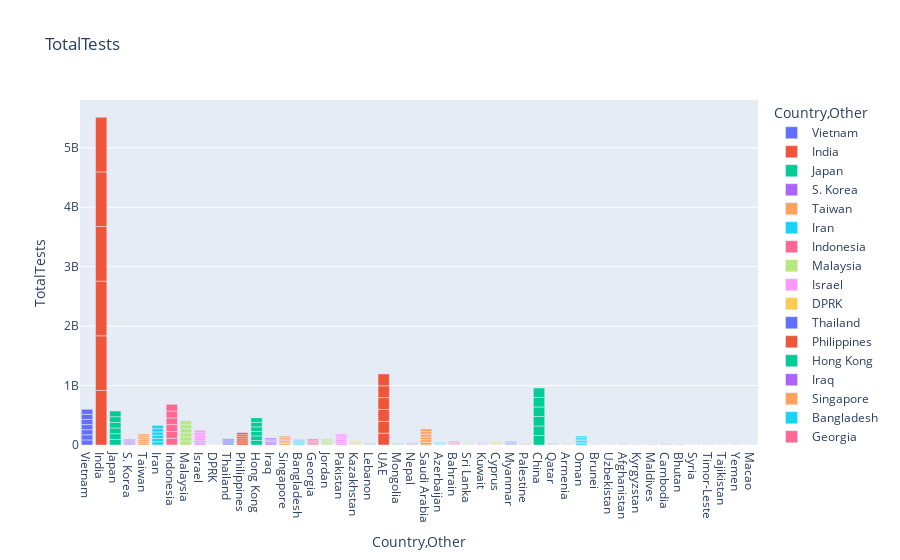

Notebook code cell kept with this figure:
### Markdown cell above
Từ biểu đồ trên, mối tương quan giữa biến NewCases với biến TotalCases là tuyến tính, với số ca nhiễm mới cao nhất là ở các nước: Taiwan, S.Korea và Japan

### Code cell
#total test in asia countries with bar chart
fig = px.bar(df_asia, x='Country,Other', y='TotalTests', color='Country,Other', title='TotalTests')
fig.show()

### Figure 1 — Plotly figure (JSON) as saved in the notebook; plotly's stock layout.template omitted (floating-point values rounded to 4 significant figures)
{"data": [{"alignmentgroup": "True", "hovertemplate": "Country,Other=%{x}<br>TotalTests=%{y}<extra></extra>", "legendgroup": "Vietnam", "marker": {"color": "#636efa", "pattern": {"shape": ""}}, "name": "Vietnam", "offsetgroup": "Vietnam", "orientation": "v", "showlegend": true, "textposition": "auto", "type": "bar", "x": ["Vietnam", "Vietnam", "Vietnam", "Vietnam", "Vietnam", "Vietnam", "Vietnam"], "xaxis": "x", "y": [85826548, 85826548, 85826548, 85826548, 85826548, 85826548, 85826548], "yaxis": "y"}, {"alignmentgroup": "True", "hovertemplate": "Country,Other=%{x}<br>TotalTests=%{y}<extra></extra>", "legendgroup": "India", "marker": {"color": "#EF553B", "pattern": {"shape": ""}}, "name": "India", "offsetgroup": "India", "orientation": "v", "showlegend": true, "textposition": "auto", "type": "bar", "x": ["India", "India", "India", "India", "India", "India"], "xaxis": "x", "y": [918535118, 918679922, 918794368, 918891634, 918992653, 919095823], "yaxis": "y"}, {"alignmentgroup": "True", "hovertemplate": "Country,Other=%{x}<br>TotalTests=%{y}<extra></extra>", "legendgroup": "Japan", "marker": {"color": "#00cc96", "pattern": {"shape": ""}}, "name": "Japan", "offsetgroup": "Japan", "orientation": "v", "showlegend": true, "textposition": "auto", "type": "bar", "x": ["Japan", "Japan", "Japan", "Japan", "Japan", "Japan"], "xaxis": "x", "y": [95014492, 95119322, 95253685, 95386077, 95481075, 95589075], "yaxis": "y"}, {"alignmentgroup": "True", "hovertemplate": "Country,Other=%{x}<br>TotalTests=%{y}<extra></extra>", "legendgroup": "S. Korea", "marker": {"color": "#ab63fa", "pattern": {"shape": ""}}, "name": "S. Korea", "offsetgroup": "S. Korea", "orientation": "v", "showlegend": true, "textposition": "auto", "type": "bar", "x": ["S. Korea", "S. Korea", "S. Korea", "S. Korea", "S. Korea", "S. Korea"], "xaxis": "x", "y": [15804065, 15804065, 15804065, 15804065, 15804065, 15804065], "yaxis": "y"}, {"alignmentgroup": "True", "hovertemplate": "Country,Other=%{x}<br>TotalTests=%{y}<extra></extra>", "legendgroup": "Taiwan", "marker": {"color": "#FFA15A", "pattern": {"shape": ""}}, "name": "Taiwan", "offsetgroup": "Taiwan", "orientation": "v", "showlegend": true, "textposition": "auto", "type": "bar", "x": ["Taiwan", "Taiwan", "Taiwan", "Taiwan", "Taiwan", "Taiwan"], "xaxis": "x", "y": [30742304, 30742304, 30742304, 30742304, 30742304, 30742304], "yaxis": "y"}, {"alignmentgroup": "True", "hovertemplate": "Country,Other=%{x}<br>TotalTests=%{y}<extra></extra>", "legendgroup": "Iran", "marker": {"color": "#19d3f3", "pattern": {"shape": ""}}, "name": "Iran", "offsetgroup": "Iran", "orientation": "v", "showlegend": true, "textposition": "auto", "type": "bar", "x": ["Iran", "Iran", "Iran", "Iran", "Iran", "Iran"], "xaxis": "x", "y": [55034937, 55034937, 55034937, 55034937, 55034937, 55034937], "yaxis": "y"}, {"alignmentgroup": "True", "hovertemplate": "Country,Other=%{x}<br>TotalTests=%{y}<extra></extra>", "legendgroup": "Indonesia", "marker": {"color": "#FF6692", "pattern": {"shape": ""}}, "name": "Indonesia", "offsetgroup": "Indonesia", "orientation": "v", "showlegend": true, "textposition": "auto", "type": "bar", "x": ["Indonesia", "Indonesia", "Indonesia", "Indonesia", "Indonesia", "Indonesia"], "xaxis": "x", "y": [114158919, 114158919, 114158919, 114158919, 114158919, 114158919], "yaxis": "y"}, {"alignmentgroup": "True", "hovertemplate": "Country,Other=%{x}<br>TotalTests=%{y}<extra></extra>", "legendgroup": "Malaysia", "marker": {"color": "#B6E880", "pattern": {"shape": ""}}, "name": "Malaysia", "offsetgroup": "Malaysia", "orientation": "v", "showlegend": true, "textposition": "auto", "type": "bar", "x": ["Malaysia", "Malaysia", "Malaysia", "Malaysia", "Malaysia", "Malaysia"], "xaxis": "x", "y": [68079467, 68088226, 68198303, 68217426, 68236549, 68255672], "yaxis": "y"}, {"alignmentgroup": "True", "hovertemplate": "Country,Other=%{x}<br>TotalTests=%{y}<extra></extra>", "legendgroup": "Israel", "marker": {"color": "#FF97FF", "pattern": {"shape": ""}}, "name": "Israel", "offsetgroup": "Israel", "orientation": "v", "showlegend": true, "textposition": "auto", "type": "bar", "x": ["Israel", "Israel", "Israel", "Israel", "Israel", "Israel"], "xaxis": "x", "y": [41373364, 41373364, 41373364, 41373364, 41373364, 41373364], "yaxis": "y"}, {"alignmentgroup": "True", "hovertemplate": "Country,Other=%{x}<br>TotalTests=%{y}<extra></extra>", "legendgroup": "DPRK", "marker": {"color": "#FECB52", "pattern": {"shape": ""}}, "name": "DPRK", "offsetgroup": "DPRK", "orientation": "v", "showlegend": true, "textposition": "auto", "type": "bar", "x": ["DPRK", "DPRK", "DPRK", "DPRK", "DPRK", "DPRK"], "xaxis": "x", "y": [0, 0, 0, 0, 0, 0], "yaxis": "y"}, {"alignmentgroup": "True", "hovertemplate": "Country,Other=%{x}<br>TotalTests=%{y}<extra></extra>", "legendgroup": "Thailand", "marker": {"color": "#636efa", "pattern": {"shape": ""}}, "name": "Thailand", "offsetgroup": "Thailand", "orientation": "v", "showlegend": true, "textposition": "auto", "type": "bar", "x": ["Thailand", "Thailand", "Thailand", "Thailand", "Thailand", "Thailand"], "xaxis": "x", "y": [17270775, 17270775, 17270775, 17270775, 17270775, 17270775], "yaxis": "y"}, {"alignmentgroup": "True", "hovertemplate": "Country,Other=%{x}<br>TotalTests=%{y}<extra></extra>", "legendgroup": "Philippines", "marker": {"color": "#EF553B", "pattern": {"shape": ""}}, "name": "Philippines", "offsetgroup": "Philippines", "orientation": "v", "showlegend": true, "textposition": "auto", "type": "bar", "x": ["Philippines", "Philippines", "Philippines", "Philippines", "Philippines", "Philippines"], "xaxis": "x", "y": [34584000, 34593073, 34603075, 34611586, 34621433, 34629611], "yaxis": "y"}, {"alignmentgroup": "True", "hovertemplate": "Country,Other=%{x}<br>TotalTests=%{y}<extra></extra>", "legendgroup": "Hong Kong", "marker": {"color": "#00cc96", "pattern": {"shape": ""}}, "name": "Hong Kong", "offsetgroup": "Hong Kong", "orientation": "v", "showlegend": true, "textposition": "auto", "type": "bar", "x": ["Hong Kong", "Hong Kong", "Hong Kong", "Hong Kong", "Hong Kong", "Hong Kong"], "xaxis": "x", "y": [76127725, 76127725, 76127725, 76127725, 76127725, 76127725], "yaxis": "y"}, {"alignmentgroup": "True", "hovertemplate": "Country,Other=%{x}<br>TotalTests=%{y}<extra></extra>", "legendgroup": "Iraq", "marker": {"color": "#ab63fa", "pattern": {"shape": ""}}, "name": "Iraq", "offsetgroup": "Iraq", "orientation": "v", "showlegend": true, "textposition": "auto", "type": "bar", "x": ["Iraq", "Iraq", "Iraq", "Iraq", "Iraq", "Iraq"], "xaxis": "x", "y": [19544451, 19544451, 19544451, 19544451, 19544451, 19544451], "yaxis": "y"}, {"alignmentgroup": "True", "hovertemplate": "Country,Other=%{x}<br>TotalTests=%{y}<extra></extra>", "legendgroup": "Singapore", "marker": {"color": "#FFA15A", "pattern": {"shape": ""}}, "name": "Singapore", "offsetgroup": "Singapore", "orientation": "v", "showlegend": true, "textposition": "auto", "type": "bar", "x": ["Singapore", "Singapore", "Singapore", "Singapore", "Singapore", "Singapore"], "xaxis": "x", "y": [24756666, 24756666, 24756666, 24756666, 24756666, 24756666], "yaxis": "y"}, {"alignmentgroup": "True", "hovertemplate": "Country,Other=%{x}<br>TotalTests=%{y}<extra></extra>", "legendgroup": "Bangladesh", "marker": {"color": "#19d3f3", "pattern": {"shape": ""}}, "name": "Bangladesh", "offsetgroup": "Bangladesh", "orientation": "v", "showlegend": true, "textposition": "auto", "type": "bar", "x": ["Bangladesh", "Bangladesh", "Bangladesh", "Bangladesh", "Bangladesh", "Bangladesh"], "xaxis": "x", "y": [15254399, 15254399, 15254399, 15254399, 15254399, 15254399], "yaxis": "y"}, {"alignmentgroup": "True", "hovertemplate": "Country,Other=%{x}<br>TotalTests=%{y}<extra></extra>", "legendgroup": "Georgia", "marker": {"color": "#FF6692", "pattern": {"shape": ""}}, "name": "Georgia", "offsetgroup": "Georgia", "orientation": "v", "showlegend": true, "textposition": "auto", "type": "bar", "x": ["Georgia", "Georgia", "Georgia", "Georgia", "Georgia", "Georgia"], "xaxis": "x", "y": [16920079, 16920079, 16920079, 16920079, 16920079, 16920079], "yaxis": "y"}, {"alignmentgroup": "True", "hovertemplate": "Country,Other=%{x}<br>TotalTests=%{y}<extra></extra>", "legendgroup": "Jordan", "marker": {"color": "#B6E880", "pattern": {"shape": ""}}, "name": "Jordan", "offsetgroup": "Jordan", "orientation": "v", "showlegend": true, "textposition": "auto", "type": "bar", "x": ["Jordan", "Jordan", "Jordan", "Jordan", "Jordan", "Jordan"], "xaxis": "x", "y": [17201885, 17201885, 17201885, 17201885, 17201885, 17201885], "yaxis": "y"}, {"alignmentgroup": "True", "hovertemplate": "Country,Other=%{x}<br>TotalTests=%{y}<extra></extra>", "legendgroup": "Pakistan", "marker": {"color": "#FF97FF", "pattern": {"shape": ""}}, "name": "Pakistan", "offsetgroup": "Pakistan", "orientation": "v", "showlegend": true, "textposition": "auto", "type": "bar", "x": ["Pakistan", "Pakistan", "Pakistan", "Pakistan", "Pakistan", "Pakistan"], "xaxis": "x", "y": [30570862, 30570862, 30570862, 30570862, 30570862, 30570862], "yaxis": "y"}, {"alignmentgroup": "True", "hovertemplate": "Country,Other=%{x}<br>TotalTests=%{y}<extra></extra>", "legendgroup": "Kazakhstan", "marker": {"color": "#FECB52", "pattern": {"shape": ""}}, "name": "Kazakhstan", "offsetgroup": "Kazakhstan", "orientation": "v", "showlegend": true, "textposition": "auto", "type": "bar", "x": ["Kazakhstan", "Kazakhstan", "Kazakhstan", "Kazakhstan", "Kazakhstan", "Kazakhstan"], "xaxis": "x", "y": [11575012, 11575012, 11575012, 11575012, 11575012, 11575012], "yaxis": "y"}, {"alignmentgroup": "True", "hovertemplate": "Country,Other=%{x}<br>TotalTests=%{y}<extra></extra>", "legendgroup": "Lebanon", "marker": {"color": "#636efa", "pattern": {"shape": ""}}, "name": "Lebanon", "offsetgroup": "Lebanon", "orientation": "v", "showlegend": true, "textposition": "auto", "type": "bar", "x": ["Lebanon", "Lebanon", "Lebanon", "Lebanon", "Lebanon", "Lebanon"], "xaxis": "x", "y": [4795578, 4795578, 4795578, 4795578, 4795578, 4795578], "yaxis": "y"}, {"alignmentgroup": "True", "hovertemplate": "Country,Other=%{x}<br>TotalTests=%{y}<extra></extra>", "legendgroup": "UAE", "marker": {"color": "#EF553B", "pattern": {"shape": ""}}, "name": "UAE", "offsetgroup": "UAE", "orientation": "v", "showlegend": true, "textposition": "auto", "type": "bar", "x": ["UAE", "UAE", "UAE", "UAE", "UAE", "UAE"], "xaxis": "x", "y": [199206191, 199223391, 199245666, 199266544, 199288108, 199309468], "yaxis": "y"}, {"alignmentgroup": "True", "hovertemplate": "Country,Other=%{x}<br>TotalTests=%{y}<extra></extra>", "legendgroup": "Mongolia", "marker": {"color": "#00cc96", "pattern": {"shape": ""}}, "name": "Mongolia", "offsetgroup": "Mongolia", "orientation": "v", "showlegend": true, "textposition": "auto", "type": "bar", "x": ["Mongolia", "Mongolia", "Mongolia", "Mongolia", "Mongolia", "Mongolia"], "xaxis": "x", "y": [4030048, 4030048, 4030048, 4030048, 4030048, 4030048], "yaxis": "y"}, {"alignmentgroup": "True", "hovertemplate": "Country,Other=%{x}<br>TotalTests=%{y}<extra></extra>", "legendgroup": "Nepal", "marker": {"color": "#ab63fa", "pattern": {"shape": ""}}, "name": "Nepal", "offsetgroup": "Nepal", "orientation": "v", "showlegend": true, "textposition": "auto", "type": "bar", "x": ["Nepal", "Nepal", "Nepal", "Nepal", "Nepal", "Nepal"], "xaxis": "x", "y": [6012867, 6013280, 6013666, 6013833, 6013947, 6013984], "yaxis": "y"}, {"alignmentgroup": "True", "hovertemplate": "Country,Other=%{x}<br>TotalTests=%{y}<extra></extra>", "legendgroup": "Saudi Arabia", "marker": {"color": "#FFA15A", "pattern": {"shape": ""}}, "name": "Saudi Arabia", "offsetgroup": "Saudi Arabia", "orientation": "v", "showlegend": true, "textposition": "auto", "type": "bar", "x": ["Saudi Arabia", "Saudi Arabia", "Saudi Arabia", "Saudi Arabia", "Saudi Arabia", "Saudi Arabia"], "xaxis": "x", "y": [45140040, 45144125, 45148294, 45151519, 45151519, 45151519], "yaxis": "y"}, {"alignmentgroup": "True", "hovertemplate": "Country,Other=%{x}<br>TotalTests=%{y}<extra></extra>", "legendgroup": "Azerbaijan", "marker": {"color": "#19d3f3", "pattern": {"shape": ""}}, "name": "Azerbaijan", "offsetgroup": "Azerbaijan", "orientation": "v", "showlegend": true, "textposition": "auto", "type": "bar", "x": ["Azerbaijan", "Azerbaijan", "Azerbaijan", "Azerbaijan", "Azerbaijan", "Azerbaijan"], "xaxis": "x", "y": [7522178, 7524850, 7526899, 7529191, 7530018, 7531433], "yaxis": "y"}, {"alignmentgroup": "True", "hovertemplate": "Country,Other=%{x}<br>TotalTests=%{y}<extra></extra>", "legendgroup": "Bahrain", "marker": {"color": "#FF6692", "pattern": {"shape": ""}}, "name": "Bahrain", "offsetgroup": "Bahrain", "orientation": "v", "showlegend": true, "textposition": "auto", "type": "bar", "x": ["Bahrain", "Bahrain", "Bahrain", "Bahrain", "Bahrain", "Bahrain"], "xaxis": "x", "y": [10735877, 10737695, 10739428, 10741126, 10742269, 10743440], "yaxis": "y"}, {"alignmentgroup": "True", "hovertemplate": "Country,Other=%{x}<br>TotalTests=%{y}<extra></extra>", "legendgroup": "Sri Lanka", "marker": {"color": "#B6E880", "pattern": {"shape": ""}}, "name": "Sri Lanka", "offsetgroup": "Sri Lanka", "orientation": "v", "showlegend": true, "textposition": "auto", "type": "bar", "x": ["Sri Lanka", "Sri Lanka", "Sri Lanka", "Sri Lanka", "Sri Lanka", "Sri Lanka"], "xaxis": "x", "y": [6486117, 6486117, 6486117, 6486117, 6486117, 6486117], "yaxis": "y"}, {"alignmentgroup": "True", "hovertemplate": "Country,Other=%{x}<br>TotalTests=%{y}<extra></extra>", "legendgroup": "Kuwait", "marker": {"color": "#FF97FF", "pattern": {"shape": ""}}, "name": "Kuwait", "offsetgroup": "Kuwait", "orientation": "v", "showlegend": true, "textposition": "auto", "type": "bar", "x": ["Kuwait", "Kuwait", "Kuwait", "Kuwait", "Kuwait", "Kuwait"], "xaxis": "x", "y": [8455743, 8455743, 8455743, 8455743, 8455743, 8455743], "yaxis": "y"}, {"alignmentgroup": "True", "hovertemplate": "Country,Other=%{x}<br>TotalTests=%{y}<extra></extra>", "legendgroup": "Cyprus", "marker": {"color": "#FECB52", "pattern": {"shape": ""}}, "name": "Cyprus", "offsetgroup": "Cyprus", "orientation": "v", "showlegend": true, "textposition": "auto", "type": "bar", "x": ["Cyprus", "Cyprus", "Cyprus", "Cyprus", "Cyprus", "Cyprus"], "xaxis": "x", "y": [9640118, 9640118, 9640118, 9640118, 9640118, 9640118], "yaxis": "y"}, {"alignmentgroup": "True", "hovertemplate": "Country,Other=%{x}<br>TotalTests=%{y}<extra></extra>", "legendgroup": "Myanmar", "marker": {"color": "#636efa", "pattern": {"shape": ""}}, "name": "Myanmar", "offsetgroup": "Myanmar", "orientation": "v", "showlegend": true, "textposition": "auto", "type": "bar", "x": ["Myanmar", "Myanmar", "Myanmar", "Myanmar", "Myanmar", "Myanmar"], "xaxis": "x", "y": [10047850, 10053350, 10057159, 10061205, 10064165, 10068417], "yaxis": "y"}, {"alignmentgroup": "True", "hovertemplate": "Country,Other=%{x}<br>TotalTests=%{y}<extra></extra>", "legendgroup": "Palestine", "marker": {"color": "#EF553B", "pattern": {"shape": ""}}, "name": "Palestine", "offsetgroup": "Palestine", "orientation": "v", "showlegend": true, "textposition": "auto", "type": "bar", "x": ["Palestine", "Palestine", "Palestine", "Palestine", "Palestine", "Palestine"], "xaxis": "x", "y": [3078533, 3078533, 3078533, 3078533, 3078533, 3078533], "yaxis": "y"}, {"alignmentgroup": "True", "hovertemplate": "Country,Other=%{x}<br>TotalTests=%{y}<extra></extra>", "legendgroup": "China", "marker": {"color": "#00cc96", "pattern": {"shape": ""}}, "name": "China", "offsetgroup": "China", "orientation": "v", "showlegend": true, "textposition": "auto", "type": "bar", "x": ["China", "China", "China", "China", "China", "China"], "xaxis": "x", "y": [160000000, 160000000, 160000000, 160000000, 160000000, 160000000], "yaxis": "y"}, {"alignmentgroup": "True", "hovertemplate": "Country,Other=%{x}<br>TotalTests=%{y}<extra></extra>", "legendgroup": "Qatar", "marker": {"color": "#ab63fa", "pattern": {"shape": ""}}, "name": "Qatar", "offsetgroup": "Qatar", "orientation": "v", "showlegend": true, "textposition": "auto", "type": "bar", "x": ["Qatar", "Qatar", "Qatar", "Qatar", "Qatar", "Qatar"], "xaxis": "x", "y": [4065369, 4065369, 4065369, 4065369, 4065369, 4065369], "yaxis": "y"}, {"alignmentgroup": "True", "hovertemplate": "Country,Other=%{x}<br>TotalTests=%{y}<extra></extra>", "legendgroup": "Armenia", "marker": {"color": "#FFA15A", "pattern": {"shape": ""}}, "name": "Armenia", "offsetgroup": "Armenia", "orientation": "v", "showlegend": true, "textposition": "auto", "type": "bar", "x": ["Armenia", "Armenia", "Armenia", "Armenia", "Armenia", "Armenia"], "xaxis": "x", "y": [3242901, 3242901, 3242901, 3242901, 3242901, 3242901], "yaxis": "y"}, {"alignmentgroup": "True", "hovertemplate": "Country,Other=%{x}<br>TotalTests=%{y}<extra></extra>", "legendgroup": "Oman", "marker": {"color": "#19d3f3", "pattern": {"shape": ""}}, "name": "Oman", "offsetgroup": "Oman", "orientation": "v", "showlegend": true, "textposition": "auto", "type": "bar", "x": ["Oman", "Oman", "Oman", "Oman", "Oman", "Oman"], "xaxis": "x", "y": [25000000, 25000000, 25000000, 25000000, 25000000, 25000000], "yaxis": "y"}, {"alignmentgroup": "True", "hovertemplate": "Country,Other=%{x}<br>TotalTests=%{y}<extra></extra>", "legendgroup": "Brunei", "marker": {"color": "#FF6692", "pattern": {"shape": ""}}, "name": "Brunei", "offsetgroup": "Brunei", "orientation": "v", "showlegend": true, "textposition": "auto", "type": "bar", "x": ["Brunei", "Brunei", "Brunei", "Brunei", "Brunei", "Brunei"], "xaxis": "x", "y": [717784, 717784, 717784, 717784, 717784, 717784], "yaxis": "y"}, {"alignmentgroup": "True", "hovertemplate": "Country,Other=%{x}<br>TotalTests=%{y}<extra></extra>", "legendgroup": "Uzbekistan", "marker": {"color": "#B6E880", "pattern": {"shape": ""}}, "name": "Uzbekistan", "offsetgroup": "Uzbekistan", "orientation": "v", "showlegend": true, "textposition": "auto", "type": "bar", "x": ["Uzbekistan", "Uzbekistan", "Uzbekistan", "Uzbekistan", "Uzbekistan", "Uzbekistan"], "xaxis": "x", "y": [1377915, 1377915, 1377915, 1377915, 1377915, 1377915], "yaxis": "y"}, {"alignmentgroup": "True", "hovertemplate": "Country,Other=%{x}<br>TotalTests=%{y}<extra></extra>", "legendgroup": "Afghanistan", "marker": {"color": "#FF97FF", "pattern": {"shape": ""}}, "name": "Afghanistan", "offsetgroup": "Afghanistan", "orientation": "v", "showlegend": true, "textposition": "auto", "type": "bar", "x": ["Afghanistan", "Afghanistan", "Afghanistan", "Afghanistan", "Afghanistan", "Afghanistan"], "xaxis": "x", "y": [1200009, 1200420, 1201044, 1201475, 1201744, 1202018], "yaxis": "y"}, {"alignmentgroup": "True", "hovertemplate": "Country,Other=%{x}<br>TotalTests=%{y}<extra></extra>", "legendgroup": "Kyrgyzstan", "marker": {"color": "#FECB52", "pattern": {"shape": ""}}, "name": "Kyrgyzstan", "offsetgroup": "Kyrgyzstan", "orientation": "v", "showlegend": true, "textposition": "auto", "type": "bar", "x": ["Kyrgyzstan", "Kyrgyzstan", "Kyrgyzstan", "Kyrgyzstan", "Kyrgyzstan", "Kyrgyzstan"], "xaxis": "x", "y": [1907195, 1907195, 1907195, 1907195, 1907195, 1907195], "yaxis": "y"}, {"alignmentgroup": "True", "hovertemplate": "Country,Other=%{x}<br>TotalTests=%{y}<extra></extra>", "legendgroup": "Maldives", "marker": {"color": "#636efa", "pattern": {"shape": ""}}, "name": "Maldives", "offsetgroup": "Maldives", "orientation": "v", "showlegend": true, "textposition": "auto", "type": "bar", "x": ["Maldives", "Maldives", "Maldives", "Maldives", "Maldives", "Maldives"], "xaxis": "x", "y": [2213831, 2213831, 2213831, 2213831, 2213831, 2213831], "yaxis": "y"}, {"alignmentgroup": "True", "hovertemplate": "Country,Other=%{x}<br>TotalTests=%{y}<extra></extra>", "legendgroup": "Cambodia", "marker": {"color": "#EF553B", "pattern": {"shape": ""}}, "name": "Cambodia", "offsetgroup": "Cambodia", "orientation": "v", "showlegend": true, "textposition": "auto", "type": "bar", "x": ["Cambodia", "Cambodia", "Cambodia", "Cambodia", "Cambodia", "Cambodia"], "xaxis": "x", "y": [3091420, 3091420, 3091420, 3091420, 3091420, 3091420], "yaxis": "y"}, {"alignmentgroup": "True", "hovertemplate": "Country,Other=%{x}<br>TotalTests=%{y}<extra></extra>", "legendgroup": "Bhutan", "marker": {"color": "#00cc96", "pattern": {"shape": ""}}, "name": "Bhutan", "offsetgroup": "Bhutan", "orientation": "v", "showlegend": true, "textposition": "auto", "type": "bar", "x": ["Bhutan", "Bhutan", "Bhutan", "Bhutan", "Bhutan", "Bhutan"], "xaxis": "x", "y": [2303734, 2303734, 2303734, 2303734, 2303734, 2303734], "yaxis": "y"}, {"alignmentgroup": "True", "hovertemplate": "Country,Other=%{x}<br>TotalTests=%{y}<extra></extra>", "legendgroup": "Syria", "marker": {"color": "#ab63fa", "pattern": {"shape": ""}}, "name": "Syria", "offsetgroup": "Syria", "orientation": "v", "showlegend": true, "textposition": "auto", "type": "bar", "x": ["Syria", "Syria", "Syria", "Syria", "Syria", "Syria"], "xaxis": "x", "y": [146269, 146269, 146269, 146269, 146269, 146269], "yaxis": "y"}, {"alignmentgroup": "True", "hovertemplate": "Country,Other=%{x}<br>TotalTests=%{y}<extra></extra>", "legendgroup": "Timor-Leste", "marker": {"color": "#FFA15A", "pattern": {"shape": ""}}, "name": "Timor-Leste", "offsetgroup": "Timor-Leste", "orientation": "v", "showlegend": true, "textposition": "auto", "type": "bar", "x": ["Timor-Leste", "Timor-Leste", "Timor-Leste", "Timor-Leste", "Timor-Leste", "Timor-Leste"], "xaxis": "x", "y": [278529, 278529, 278529, 278529, 278529, 278529], "yaxis": "y"}, {"alignmentgroup": "True", "hovertemplate": "Country,Other=%{x}<br>TotalTests=%{y}<extra></extra>", "legendgroup": "Tajikistan", "marker": {"color": "#19d3f3", "pattern": {"shape": ""}}, "name": "Tajikistan", "offsetgroup": "Tajikistan", "orientation": "v", "showlegend": true, "textposition": "auto", "type": "bar", "x": ["Tajikistan", "Tajikistan", "Tajikistan", "Tajikistan", "Tajikistan", "Tajikistan"], "xaxis": "x", "y": [0, 0, 0, 0, 0, 0], "yaxis": "y"}, {"alignmentgroup": "True", "hovertemplate": "Country,Other=%{x}<br>TotalTests=%{y}<extra></extra>", "legendgroup": "Yemen", "marker": {"color": "#FF6692", "pattern": {"shape": ""}}, "name": "Yemen", "offsetgroup": "Yemen", "orientation": "v", "showlegend": true, "textposition": "auto", "type": "bar", "x": ["Yemen", "Yemen", "Yemen", "Yemen", "Yemen", "Yemen"], "xaxis": "x", "y": [329592, 329592, 329592, 329592, 329592, 329592], "yaxis": "y"}, {"alignmentgroup": "True", "hovertemplate": "Country,Other=%{x}<br>TotalTests=%{y}<extra></extra>", "legendgroup": "Macao", "marker": {"color": "#B6E880", "pattern": {"shape": ""}}, "name": "Macao", "offsetgroup": "Macao", "orientation": "v", "showlegend": true, "textposition": "auto", "type": "bar", "x": ["Macao", "Macao", "Macao", "Macao", "Macao", "Macao"], "xaxis": "x", "y": [7850, 7850, 7850, 7850, 7850, 7850], "yaxis": "y"}], "layout": {"barmode": "relative", "legend": {"title": {"text": "Country,Other"}, "tracegroupgap": 0}, "title": {"text": "TotalTests"}, "xaxis": {"anchor": "y", "categoryarray": ["Vietnam", "India", "Japan", "S. Korea", "Taiwan", "Iran", "Indonesia", "Malaysia", "Israel", "DPRK", "Thailand", "Philippines", "Hong Kong", "Iraq", "Singapore", "Bangladesh", "Georgia", "Jordan", "Pakistan", "Kazakhstan", "Lebanon", "UAE", "Mongolia", "Nepal", "Saudi Arabia", "Azerbaijan", "Bahrain", "Sri Lanka", "Kuwait", "Cyprus", "Myanmar", "Palestine", "China", "Qatar", "Armenia", "Oman", "Brunei", "Uzbekistan", "Afghanistan", "Kyrgyzstan", "Maldives", "Cambodia", "Bhutan", "Syria", "Timor-Leste", "Tajikistan", "Yemen", "Macao"], "categoryorder": "array", "domain": [0, 1], "title": {"text": "Country,Other"}}, "yaxis": {"anchor": "x", "domain": [0, 1], "title": {"text": "TotalTests"}}}}
